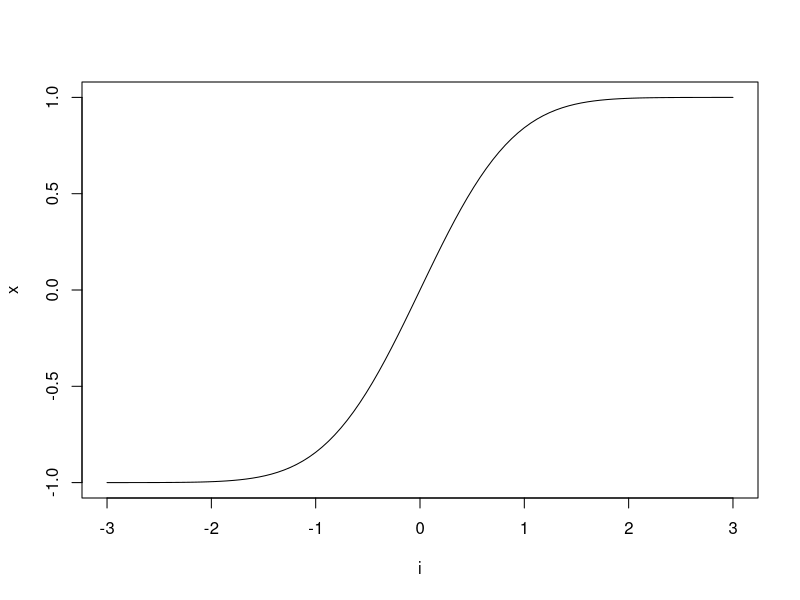

R code for this plot:
evaluate_point <- function(i, f, a, w) {
    f(a + i * w)
}

integrate_trapezoidal <- function(f, a, b, n) {
    w <- (b - a) / n
    u <- (f(a) + f(b)) / 2
    v <- sum(sapply(1:(n - 1), evaluate_point, f, a, w))
    w * (u + v)
}

erf <- function(x) {
    (2 / sqrt(pi)) * integrate(function(t) exp(-t ^ 2), 0, x)$value
}

invert <- function(f) {
    function(y) {
        suppressWarnings(optim(0, function(x) {
            abs(y - f(x))
        })$par)
    }
}

dnormie <- function(x, mean = 0, sd = 1) {
    (1 / (sqrt(2 * pi * sd ^ 2))) * exp(-((x - mean) ^ 2) / (2 * sd ^ 2))
}

pnormie <- function(q, mean = 0, sd = 1) {
    (1 + erf((q - mean) / (sd * sqrt(2)))) / 2
}

qnormie <- function(p, mean = 0, sd = 1) {
    mean + sd * sqrt(2) * invert(erf)(2 * p - 1)
}

rnormie <- function(n, mean = 0, sd = 1) {
    (1 + erf((q - mean) / (sd * sqrt(2)))) / 2
}

dnorm(-2)
dnormie(-2)
pnorm(-2)
pnormie(-2)
qnorm(0.05)
qnormie(0.05)
rnorm(1)
rnorm(1)
dnorm

{
    pdf("nlj.pdf", 9, 6)

    i <- seq(-3, 3, length.out = 100)
    x <- sapply(i, erf)
    plot(i, x, type = "l")

    dev.off()
}
